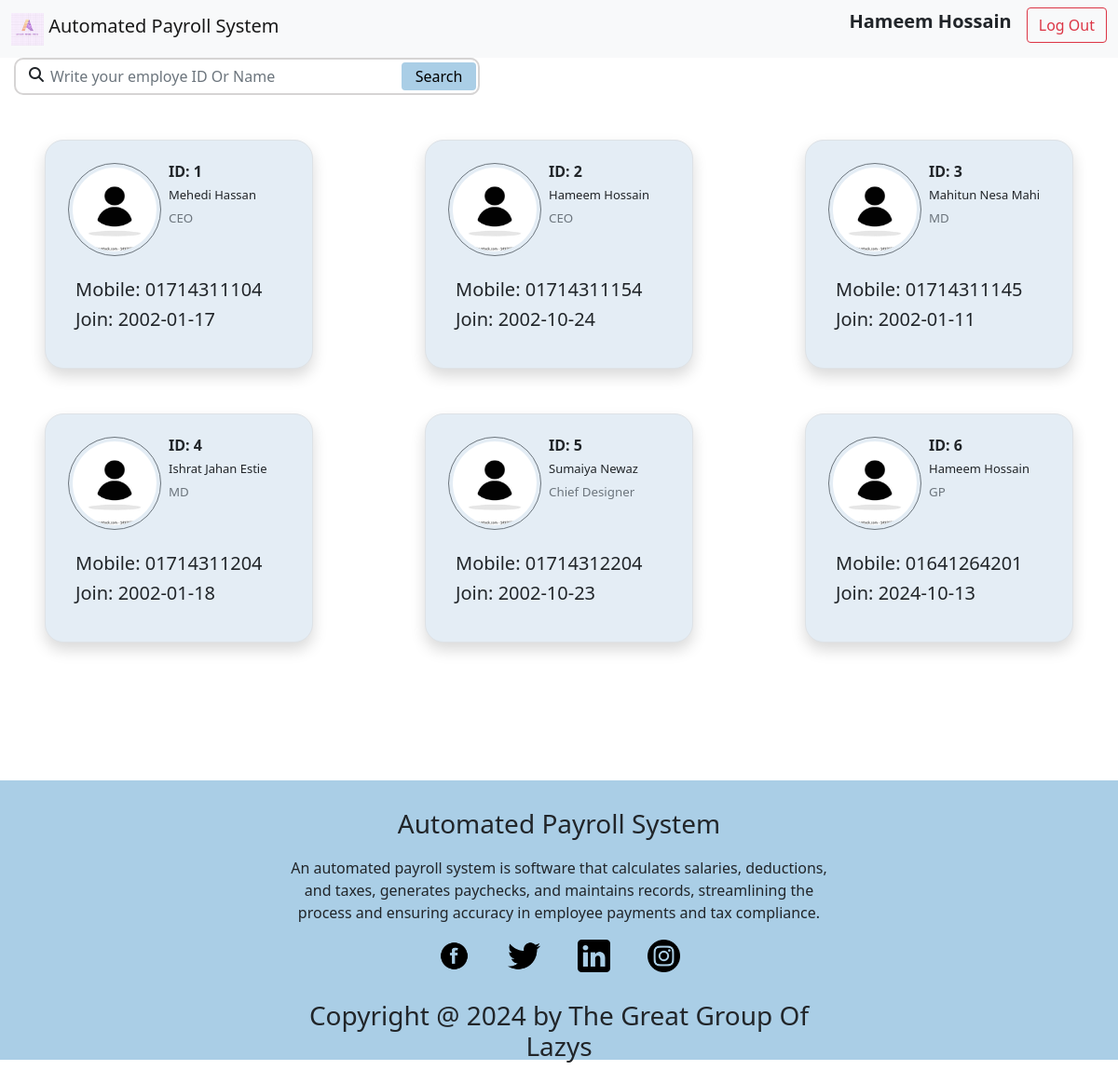
The page /allemployeeu.php (signed in) on the database its author committed.
### tables this page shows
CREATE TABLE `emp_info` (
  `emp_id` int(11) NOT NULL,
  `email` varchar(255) NOT NULL,
  `password` varchar(12) NOT NULL,
  `name` varchar(255) NOT NULL,
  `designation` varchar(255) NOT NULL,
  `joining_date` date DEFAULT NULL,
  `address` varchar(255) NOT NULL,
  `mobile` varchar(15) NOT NULL
);

### allemployeeu.php (the view, shortened to what this page needs)
<?php
  if (isset($_SESSION['user'])) {
      $user = $_SESSION['user'];
  } else {
      header("Location: login.php");
      exit();
  }
  require_once "config.php";
  $eId=$user['emp_id'];
  $sql = "SELECT * FROM `emp_info` WHERE emp_id='$eId' ";
    $result = $conn->query($sql);
    $row = $result->fetch_assoc() ;
?>
<!DOCTYPE html>
<html lang="en">
<head>
    <link href="https://cdn.jsdelivr.net/npm/bootstrap@5.0.2/dist/css/bootstrap.min.css" rel="stylesheet"
>
    <link rel="stylesheet" href="./css/navbar_footer_style.css">
</head>
<body >
    <nav class="navbar navbar-light bg-light">
        <div class="container-fluid">
          <a class="navbar-brand" href="welcome_employee.php">
          <img src="./logos/logo.jpg" alt="" width="35" height="35"
        class=" align-text-top ">
          Automated Payroll System</a>
          <div class="d-flex">
            <?php
              echo '<p class="fw-bold fs-5 me-3">' . $row['name'] . '</p>';
            ?>
            <a href="logout.php" class="text-decoration-none" onclick="return confirm('Are you sure you want to log out?')"> <button class="btn btn-outline-danger" type="button">Log Out</button></a>
         </div>
        </div>
      </nav>
           <div >
                <div  style="margin-left: 15px; align-items: center;">
                    <div class="col-md-8 d-flex">
                        <div class="search" style="width: 500px;">
                            <i class="fa fa-search"></i>
                            <form action="allemployeeu.php" method="post">
                                <input type="text" id="search" name="search" class="form-control" placeholder="Write your employe ID Or Name">
                            <button class=" button rounded" >Search</button>
                            </form>
                        </div>
                    </div>
                </div>
            </div>
       <div class="row mt-5">
       <?php
$sql1 = "SELECT * FROM `emp_info`";
$result1 = $conn->query($sql1);
if ($result1->num_rows > 0) {
    while ($row = $result1->fetch_assoc()) {
?>
        <div class="col-4 mx-auto mb-5" style="width: 33%;">
            <div class="card border p-3 shadow mx-auto" style="width: 18rem; padding: 0; border-radius: 20px; background-color:rgb(228, 237, 245)">
                <div class="d-flex">
                    <img class="rounded-circle float-left m-2 p-1 border border-1 border-secondary" style="width: 100px; height: 100px;" src="./logos/person.jpg" alt="Employee Image">
                    <div class="my-2">
                        <h6><b>ID: <?php echo $row['emp_id']; ?></b></h6>
                        <h6 style="font-size: small;"><?php echo $row['name']; ?></h6>
                        <h6 style="font-size: smaller;" class="text-muted"><?php echo $row['designation']; ?></h6>
                    </div>
                </div>
                <div class="card-body">
                    <h5 class="card-title">Mobile: <span class="salary"><?php echo $row['mobile']; ?></span></h5>
                    <h5 class="card-title">Join: <?php echo $row['joining_date']; ?></h5>
                </div>
            </div>
        </div>
<?php
    }
} else {
    echo "<p>No employees found.</p>";
}
?>
       </div>
  <footer>
    <div>
        <div>
            <h3>Automated Payroll System</h3>
            <p> An automated payroll system is software that calculates salaries, deductions, and taxes, generates
                paychecks, and maintains records, streamlining the process and ensuring accuracy in employee
                payments and tax compliance.</p>
            <div>
                <ul class=”socials”>
                    <li><img src="./logos/367582_facebook_social_icon.png" alt="" width="35" height="35"
                            class="d-inline-block align-text-top "></li>
                    <li><img src="./logos/5305170_bird_social media_social network_tweet_twitter_icon.png" alt=""
                            width="35" height="35" class="d-inline-block align-text-top "></li>
                    <li><img src="./logos/5282542_linkedin_network_social network_linkedin logo_icon.png" alt=""
                            width="35" height="35" class="d-inline-block align-text-top "></li>
                    <li><img src="./logos/5279112_camera_instagram_social media_instagram logo_icon.png" alt=""
                            width="35" height="35" class="d-inline-block align-text-top "></li>
                </ul>
            </div>
            <h3>Copyright @ 2024 by The Great Group Of Lazys</h3>
        </div>
    </div>
  </footer>
</body>
</html>

### css/navbar_footer_style.css (style rules this page uses)
.search { position: relative; }
.search input { height: 40px; text-indent: 25px; border: 2px solid #d6d4d4; border-radius: 10px; }
.search .fa-search { position: absolute; top: 10px; left: 16px; }
.search button { position: absolute; top: 5px; right: 4px; height: 30px; width: 80px; background: rgb(170, 206, 230); border: 2px solid rgb(170, 206, 230); border-radius: 25px; }
footer { height: 300px; background-color: rgb(170, 206, 230); margin-top: 100px; }
footer>div { display: flex; justify-content:space-around; }
footer>div>div { width: 50%; }
footer>div>div>h3 { text-align: center; padding-top: 30px; }
footer>div>div>p { text-align: center; padding-top: 10px; }
footer>div>div>div>ul { width: 50%; margin: auto; padding-left: 0px; list-style: none; display: flex; justify-content: space-around; }

### rows shown on the page
emp_info: name "Hameem Hossain", emp_id "6", designation "GP", mobile "01641264201", joining_date "2024-10-13"
emp_info: emp_id "1", name "Mehedi Hassan", designation "CEO", mobile "01714311104", joining_date "2002-01-17"
emp_info: emp_id "2", name "Hameem Hossain", designation "CEO", mobile "01714311154", joining_date "2002-10-24"
emp_info: emp_id "3", name "Mahitun Nesa Mahi", designation "MD", mobile "01714311145", joining_date "2002-01-11"
emp_info: emp_id "4", name "Ishrat Jahan Estie", designation "MD", mobile "01714311204", joining_date "2002-01-18"
emp_info: emp_id "5", name "Sumaiya Newaz", designation "Chief Designer", mobile "01714312204", joining_date "2002-10-23"
